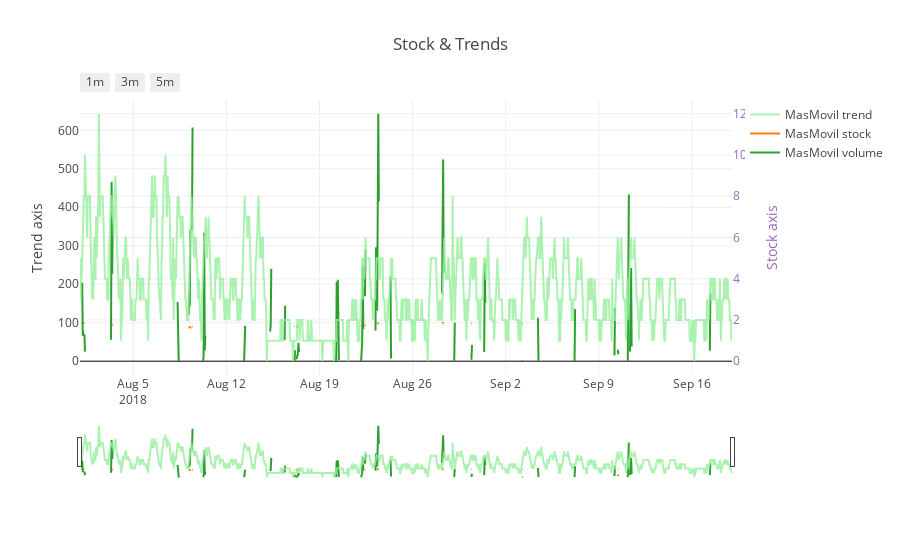

Notebook code cell kept with this figure:
### Code cell
plot_StockPrices(layout)

### Figure 1 — Plotly figure (JSON) as saved in the notebook; plotly's stock layout.template omitted (floating-point values rounded to 4 significant figures; data arrays with more than 128 entries replaced by an {"elided": "..."} marker saying what was removed)
{"data": [{"line": {"color": "#97ef9e"}, "name": "MasMovil trend", "opacity": 0.8, "type": "scatter", "uid": "3f5b42e2-c6ee-11e8-9580-080027491dc3", "x": {"elided": "1183 str values"}, "y": {"elided": "1183 int values"}, "yaxis": "y2"}, {"name": "MasMovil stock", "type": "scatter", "uid": "3f5b42e3-c6ee-11e8-9580-080027491dc3", "x": {"elided": "1183 str values"}, "y": {"elided": "1183 float values"}}, {"name": "MasMovil volume", "type": "scatter", "uid": "3f5b42e4-c6ee-11e8-9580-080027491dc3", "x": {"elided": "1183 str values"}, "y": {"elided": "1183 int values"}}], "layout": {"title": "Stock & Trends", "xaxis": {"rangeselector": {"buttons": [{"count": 1, "label": "1m", "step": "month", "stepmode": "backward"}, {"count": 3, "label": "3m", "step": "month", "stepmode": "backward"}, {"count": 6, "label": "5m", "step": "month", "stepmode": "backward"}]}, "rangeslider": {"visible": true}, "type": "date"}, "yaxis": {"title": "Trend axis"}, "yaxis2": {"overlaying": "y", "side": "right", "tickfont": {"color": "rgb(148, 103, 189)"}, "title": "Stock axis", "titlefont": {"color": "rgb(148, 103, 189)"}}}}
